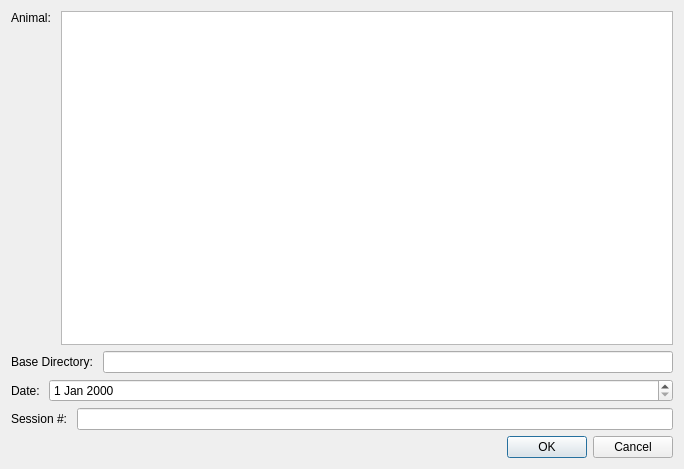
<?xml version="1.0" encoding="UTF-8"?>
<ui version="4.0">
 <class>NewSessionDialog</class>
 <widget class="QDialog" name="NewSessionDialog">
  <property name="geometry">
   <rect>
    <x>0</x>
    <y>0</y>
    <width>684</width>
    <height>469</height>
   </rect>
  </property>
  <property name="windowTitle">
   <string>New Session</string>
  </property>
  <layout class="QGridLayout" name="gridLayout">
   <item row="3" column="0">
    <layout class="QHBoxLayout" name="sessionNumHorizontalLayout">
     <item>
      <widget class="QLabel" name="sessionNumLabel">
       <property name="text">
        <string>Session #: </string>
       </property>
      </widget>
     </item>
     <item>
      <widget class="QLineEdit" name="sessionNumLineEdit">
       <property name="inputMask">
        <string>######</string>
       </property>
      </widget>
     </item>
    </layout>
   </item>
   <item row="2" column="0">
    <layout class="QHBoxLayout" name="dateHorizontalLayout">
     <item>
      <widget class="QLabel" name="dateLabel">
       <property name="text">
        <string>Date: </string>
       </property>
      </widget>
     </item>
     <item>
      <widget class="QDateEdit" name="dateEdit">
       <property name="sizePolicy">
        <sizepolicy hsizetype="Minimum" vsizetype="Fixed">
         <horstretch>1</horstretch>
         <verstretch>0</verstretch>
        </sizepolicy>
       </property>
      </widget>
     </item>
    </layout>
   </item>
   <item row="4" column="0">
    <widget class="QDialogButtonBox" name="buttonBox">
     <property name="orientation">
      <enum>Qt::Horizontal</enum>
     </property>
     <property name="standardButtons">
      <set>QDialogButtonBox::Cancel|QDialogButtonBox::Ok</set>
     </property>
    </widget>
   </item>
   <item row="0" column="0">
    <layout class="QHBoxLayout" name="animalHorizontalLayout">
     <item>
      <widget class="QLabel" name="animalLabel">
       <property name="text">
        <string>Animal: </string>
       </property>
       <property name="alignment">
        <set>Qt::AlignLeading|Qt::AlignLeft|Qt::AlignTop</set>
       </property>
      </widget>
     </item>
     <item>
      <widget class="QTableView" name="animalTableView">
       <attribute name="horizontalHeaderStretchLastSection">
        <bool>true</bool>
       </attribute>
      </widget>
     </item>
    </layout>
   </item>
   <item row="1" column="0">
    <layout class="QHBoxLayout" name="baseDirHorizontalLayout">
     <item>
      <widget class="QLabel" name="baseDirLabel">
       <property name="text">
        <string>Base Directory: </string>
       </property>
      </widget>
     </item>
     <item>
      <widget class="QLineEdit" name="baseDirLineEdit"/>
     </item>
    </layout>
   </item>
  </layout>
 </widget>
 <resources/>
 <connections>
  <connection>
   <sender>buttonBox</sender>
   <signal>accepted()</signal>
   <receiver>NewSessionDialog</receiver>
   <slot>accept()</slot>
   <hints>
    <hint type="sourcelabel">
     <x>248</x>
     <y>254</y>
    </hint>
    <hint type="destinationlabel">
     <x>157</x>
     <y>274</y>
    </hint>
   </hints>
  </connection>
  <connection>
   <sender>buttonBox</sender>
   <signal>rejected()</signal>
   <receiver>NewSessionDialog</receiver>
   <slot>reject()</slot>
   <hints>
    <hint type="sourcelabel">
     <x>316</x>
     <y>260</y>
    </hint>
    <hint type="destinationlabel">
     <x>286</x>
     <y>274</y>
    </hint>
   </hints>
  </connection>
 </connections>
</ui>
